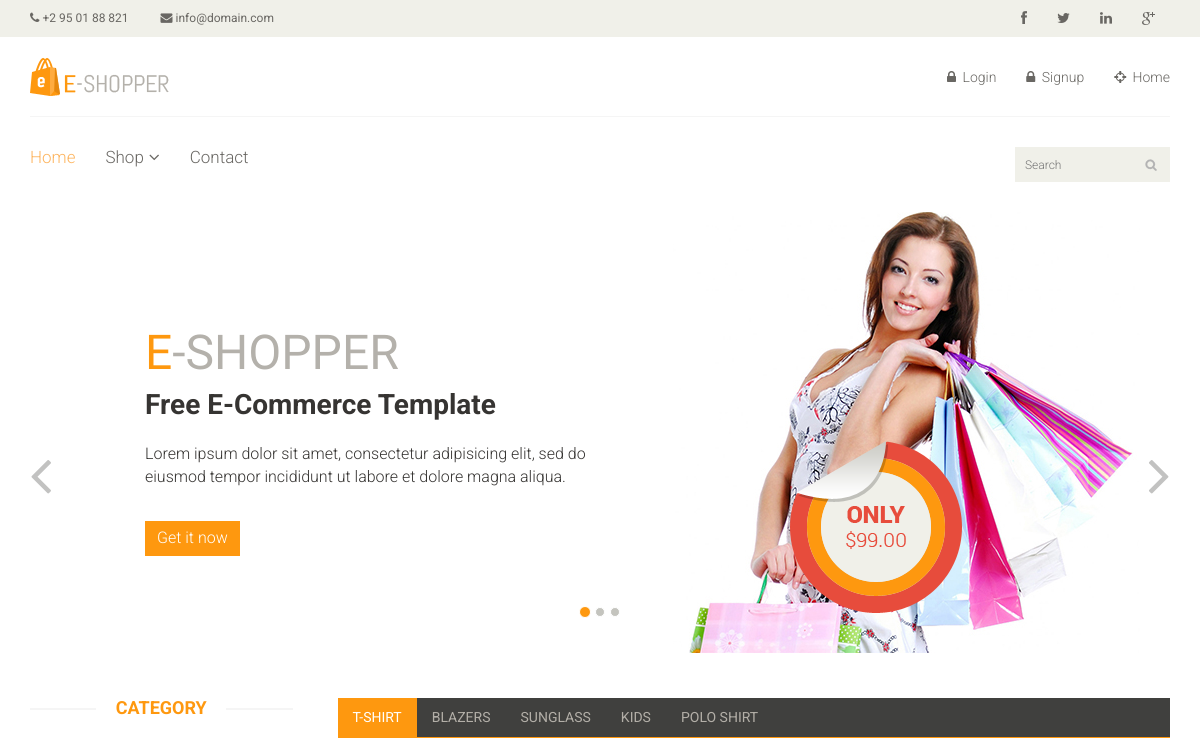
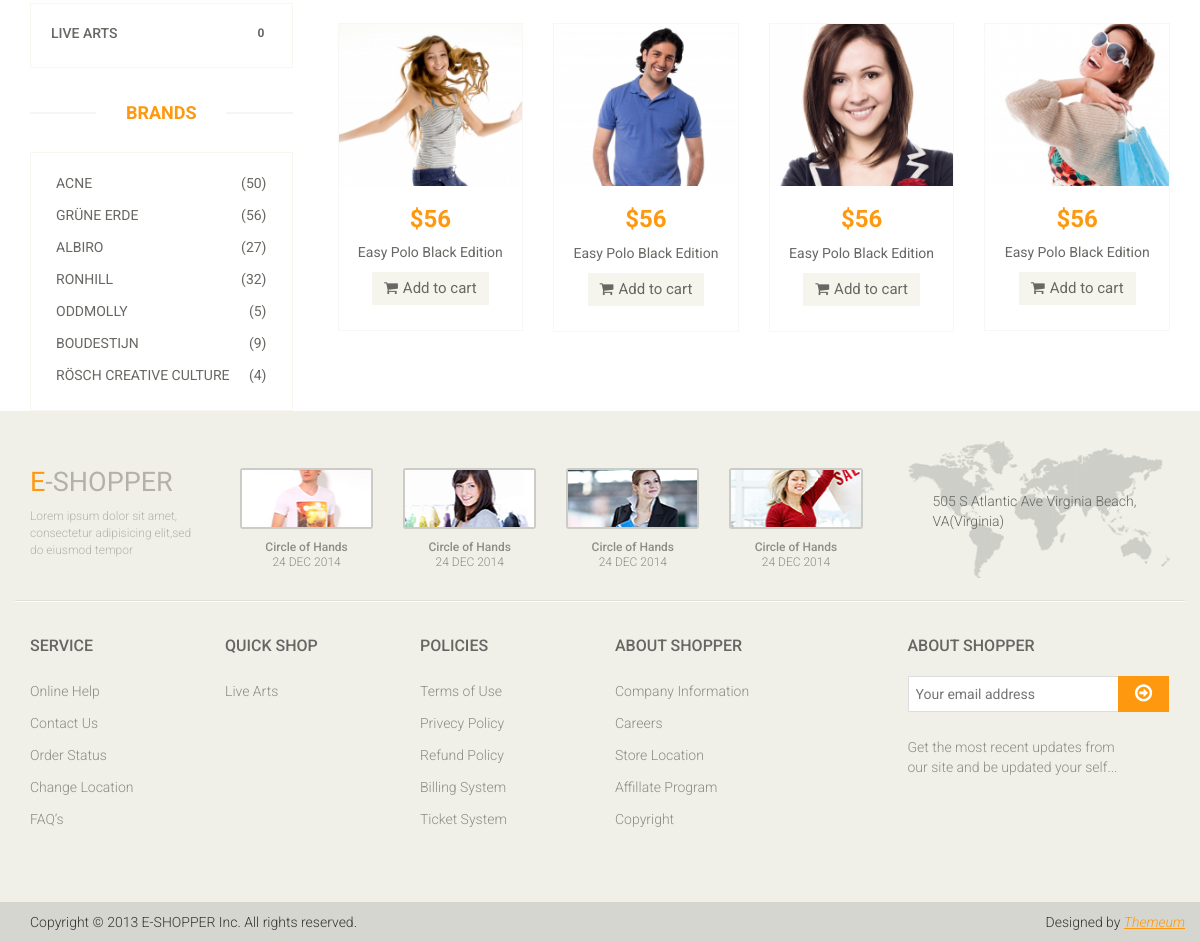
The app's page /, older data (2 pictures, top to bottom).
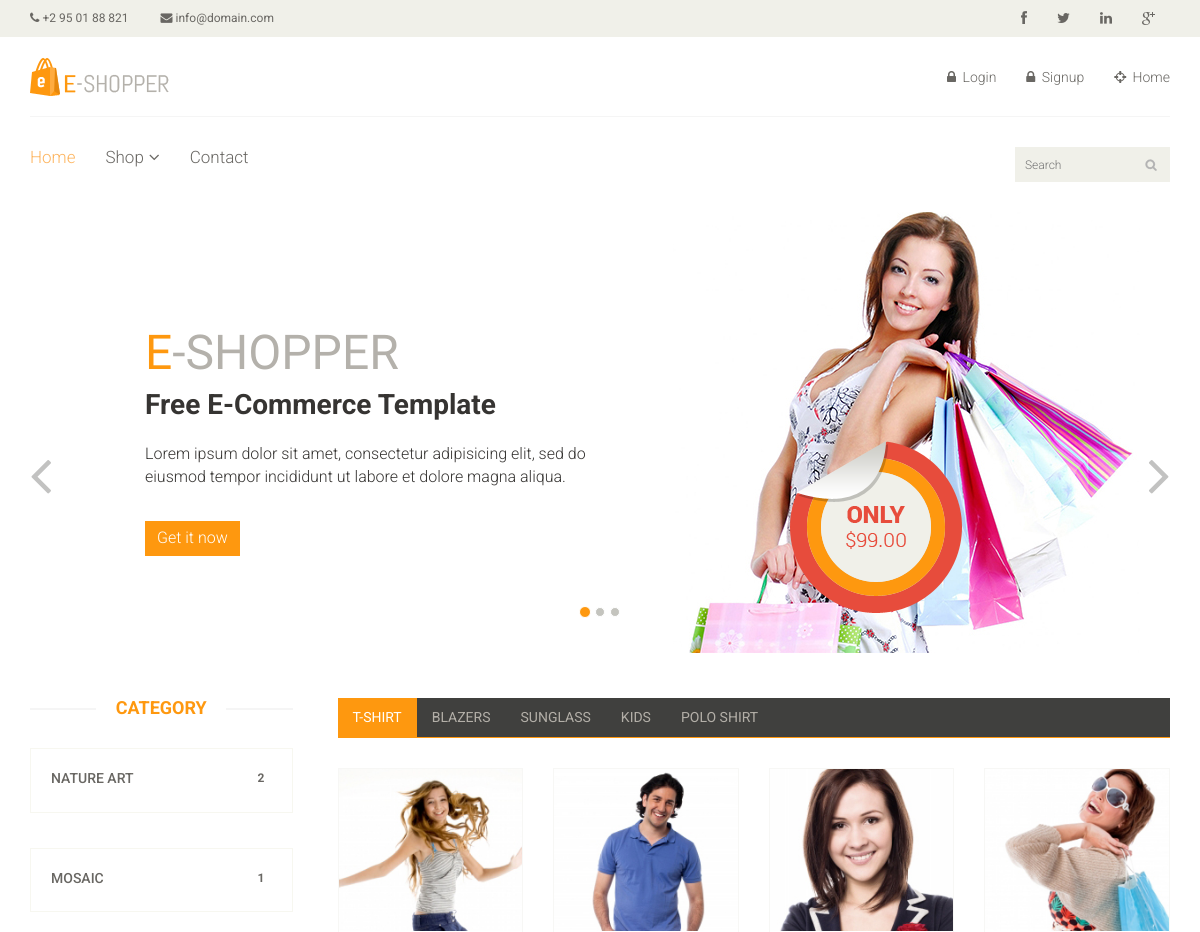
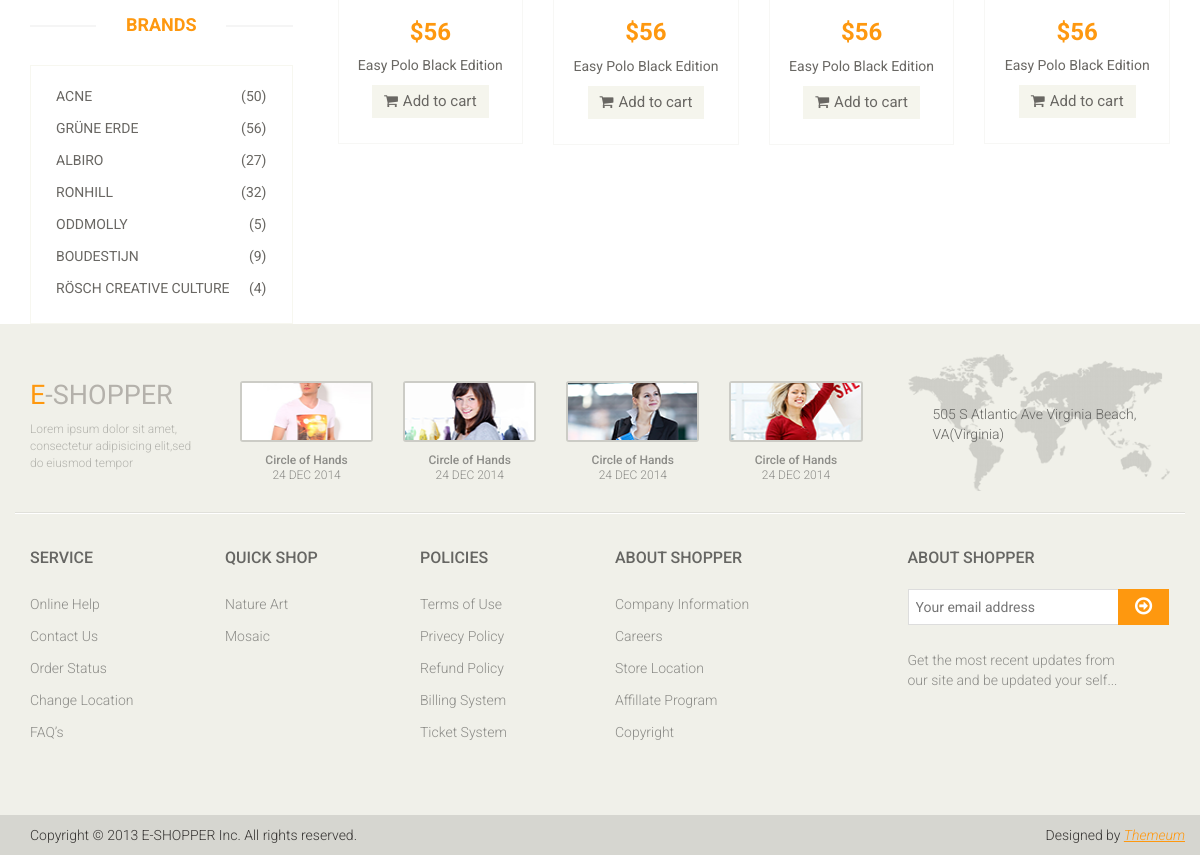
The same page, newer data (2 pictures, top to bottom).
### artapp/models.py (models this page shows, shortened)
class Category(models.Model):
    name = models.CharField(max_length=150, blank=False)
    description = models.TextField(max_length=1500, blank=False)

### userapp/views.py (the view)
# urls.py: path('',home_view, name='home'),
def home_view(request):
    print(request.user)
    user= Custombaseuser.objects.filter(id=request.user.pk).first()
    art = Artproduct.objects.filter(owner__pk=request.user.pk)
    category = Category.objects.all()
    print(art)
    context={'user':user,'art':art,'category':category}
    return render(request, 'index.html', context)

### artapp/models.py (called while the page is built)
    def get_absolute_url(self):
        return reverse('product_view',kwargs={"id":self.name})

    def __str__(self):
        return f'{self.name}'

### artapp/templatetags/artproductserializer.py (called while the page is built)
@register.filter
def artproduct_count(value):
    countval = Artproduct.objects.filter(category_id=value)
    return countval.count()

@register.filter
def artproduct_loop(value):
    countval = Artproduct.objects.filter(category_id=value)
    return countval

### templates/index.html (shortened to what this page needs)
{% load static %}
{% load artproductserializer %}
<!DOCTYPE html>
<html lang="en">
<head>
	<link href="{% static 'css/bootstrap.min.css' %}" rel="stylesheet">
	<link href="{% static 'css/font-awesome.min.css' %}" rel="stylesheet">
	<link href="{% static 'css/prettyPhoto.css' %}" rel="stylesheet">
	<link href="{% static 'css/price-range.css' %}" rel="stylesheet">
	<link href="{% static 'css/animate.css' %}" rel="stylesheet">
	<link href="{% static 'css/main.css' %}" rel="stylesheet">
	<link href="{% static 'css/responsive.css' %}" rel="stylesheet">
</head>
<body>
	<header id="header">
		{% block header_top %}
		<div class="header_top">
			<div class="container">
				<div class="row">
					<div class="col-sm-6">
						<div class="contactinfo">
							<ul class="nav nav-pills">
								<li><a href="#"><i class="fa fa-phone"></i> +2 95 01 88 821</a></li>
								<li><a href="#"><i class="fa fa-envelope"></i> info@domain.com</a></li>
							</ul>
						</div>
					</div>
					<div class="col-sm-6">
						<div class="social-icons pull-right">
							<ul class="nav navbar-nav">
								<li><a href="#"><i class="fa fa-facebook"></i></a></li>
								<li><a href="#"><i class="fa fa-twitter"></i></a></li>
								<li><a href="#"><i class="fa fa-linkedin"></i></a></li>
								<li><a href="#"><i class="fa fa-google-plus"></i></a></li>
							</ul>
						</div>
					</div>
				</div>
			</div>
		</div>
		{% endblock header_top %}
		{% block header_middle %}
		<div class="header-middle">
			<div class="container">
				<div class="row">
					<div class="col-sm-4">
						<div class="logo pull-left">
							<a href="index.html"><img src="images/home/logo.png" alt="LOGO" /></a>
						</div>
					</div>
					<div class="col-sm-8">
						<div class="shop-menu pull-right">
							<ul class="nav navbar-nav">
								{% if request.user.is_authenticated %}
								<li><a href="#"><i class="fa fa-user"></i> Account</a></li>
								<li><a href="#"><i class="fa fa-star"></i> Wishlist</a></li>
								<li><a href="checkout.html"><i class="fa fa-crosshairs"></i> Checkout</a></li>
								<li><a href="cart.html"><i class="fa fa-shopping-cart"></i> Cart</a></li>
								{%else%}
								<li><a href="{% url 'login' %}"><i class="fa fa-lock"></i> Login</a></li>
								<li><a href="{% url 'signup' %}"><i class="fa fa-lock"></i> Signup</a></li>
								<li><a href="{% url 'home' %}"><i class="fa fa-crosshairs"></i> Home</a></li>
								{%endif%}
							</ul>
						</div>
					</div>
				</div>
			</div>
		</div>
		{% endblock header_middle %}
		{% block header_bottom %}
		<div class="header-bottom">
			<div class="container">
				<div class="row">
					<div class="col-sm-9">
						<div class="mainmenu pull-left">
							<ul class="nav navbar-nav collapse navbar-collapse">
								<li><a href="index.html" class="active">Home</a></li>
								<li class="dropdown"><a href="#">Shop<i class="fa fa-angle-down"></i></a>
								</li>
								<li><a href="contact-us.html">Contact</a></li>
							</ul>
						</div>
					</div>
					<div class="col-sm-3">
						<div class="search_box pull-right">
							<input type="text" placeholder="Search" />
						</div>
					</div>
				</div>
			</div>
		</div>
		{% endblock header_bottom %}
	</header>
	{% block slider %}
	<section id="slider">
		<div class="container">
			<div class="row">
				<div class="col-sm-12">
					<div id="slider-carousel" class="carousel slide" data-ride="carousel">
						<ol class="carousel-indicators">
							<li data-target="#slider-carousel" data-slide-to="0" class="active"></li>
							<li data-target="#slider-carousel" data-slide-to="1"></li>
							<li data-target="#slider-carousel" data-slide-to="2"></li>
						</ol>
						<div class="carousel-inner">
							<div class="item active">
								<div class="col-sm-6">
									<h1><span>E</span>-SHOPPER</h1>
									<h2>Free E-Commerce Template</h2>
									<p>Lorem ipsum dolor sit amet, consectetur adipisicing elit, sed do eiusmod tempor
										incididunt ut labore et dolore magna aliqua. </p>
									<button type="button" class="btn btn-default get">Get it now</button>
								</div>
								<div class="col-sm-6">
									<img src="images/home/girl1.jpg" class="girl img-responsive" alt="" />
									<img src="images/home/pricing.png" class="pricing" alt="" />
								</div>
							</div>
						</div>
						<a href="#slider-carousel" class="left control-carousel hidden-xs" data-slide="prev">
							<i class="fa fa-angle-left"></i>
						</a>
						<a href="#slider-carousel" class="right control-carousel hidden-xs" data-slide="next">
							<i class="fa fa-angle-right"></i>
						</a>
					</div>
				</div>
			</div>
		</div>
	</section>
	{% endblock slider %}
	<section>
		<div class="container">
			<div class="row">
				<div class="col-sm-3">
					<div class="left-sidebar">
						{% block category %}
						<h2>Category</h2>
						{%for i in category%}
						<div class="panel-group category-products" id="accordian">
							<div class="panel panel-default">
								<div class="panel-heading">
									<h4 class="panel-title">
										<a data-toggle="collapse" data-parent="#accordian" href="#{{i.id}}">
											<span class="badge pull-right">{{ i.id|artproduct_count }}</span>
											{{i.name}}
										</a>
									</h4>
								</div>
							</div>
						</div>
						{%endfor%}
						{% endblock category %}
						{% block brands %}
						<div class="brands_products">
							<h2>Brands</h2>
							<div class="brands-name">
								<ul class="nav nav-pills nav-stacked">
									<li><a href="#"> <span class="pull-right">(50)</span>Acne</a></li>
									<li><a href="#"> <span class="pull-right">(56)</span>Grüne Erde</a></li>
									<li><a href="#"> <span class="pull-right">(27)</span>Albiro</a></li>
									<li><a href="#"> <span class="pull-right">(32)</span>Ronhill</a></li>
									<li><a href="#"> <span class="pull-right">(5)</span>Oddmolly</a></li>
									<li><a href="#"> <span class="pull-right">(9)</span>Boudestijn</a></li>
									<li><a href="#"> <span class="pull-right">(4)</span>Rösch creative culture</a></li>
								</ul>
							</div>
						</div>
						{% endblock brands %}
					</div>
				</div>
				{% block tabular_display %}
				<div class="col-sm-9 padding-right">
					<div class="category-tab">
						<div class="col-sm-12">
							<ul class="nav nav-tabs">
								<li class="active"><a href="#tshirt" data-toggle="tab">T-Shirt</a></li>
								<li><a href="#blazers" data-toggle="tab">Blazers</a></li>
								<li><a href="#sunglass" data-toggle="tab">Sunglass</a></li>
								<li><a href="#kids" data-toggle="tab">Kids</a></li>
								<li><a href="#poloshirt" data-toggle="tab">Polo shirt</a></li>
							</ul>
						</div>
						<div class="tab-content">
							<div class="tab-pane fade active in" id="tshirt">
								<div class="col-sm-3">
									<div class="product-image-wrapper">
										<div class="single-products">
											<div class="productinfo text-center">
												<img src="images/home/gallery1.jpg" alt="" />
												<h2>$56</h2>
												<p>Easy Polo Black Edition</p>
												<a href="#" class="btn btn-default add-to-cart"><i
														class="fa fa-shopping-cart"></i>Add to cart</a>
											</div>
										</div>
									</div>
								</div>
								<div class="col-sm-3">
									<div class="product-image-wrapper">
										<div class="single-products">
											<div class="productinfo text-center">
												<img src="images/home/gallery2.jpg" alt="" />
												<h2>$56</h2>
												<p>Easy Polo Black Edition</p>
												<a href="#" class="btn btn-default add-to-cart"><i
														class="fa fa-shopping-cart"></i>Add to cart</a>
											</div>
										</div>
									</div>
								</div>
								<div class="col-sm-3">
									<div class="product-image-wrapper">
										<div class="single-products">
											<div class="productinfo text-center">
												<img src="images/home/gallery3.jpg" alt="" />
												<h2>$56</h2>
												<p>Easy Polo Black Edition</p>
												<a href="#" class="btn btn-default add-to-cart"><i
														class="fa fa-shopping-cart"></i>Add to cart</a>
											</div>
										</div>
									</div>
								</div>
								<div class="col-sm-3">
									<div class="product-image-wrapper">
										<div class="single-products">
											<div class="productinfo text-center">
												<img src="images/home/gallery4.jpg" alt="" />
												<h2>$56</h2>
												<p>Easy Polo Black Edition</p>
												<a href="#" class="btn btn-default add-to-cart"><i
														class="fa fa-shopping-cart"></i>Add to cart</a>
											</div>
										</div>
									</div>
								</div>
							</div>
						</div>
					</div>
				</div>
				{% endblock tabular_display %}
			</div>
		</div>
	</section>
	{% block footer%}
	<footer id="footer">
		<div class="footer-top">
			<div class="container">
				<div class="row">
					<div class="col-sm-2">
						<div class="companyinfo">
							<h2><span>e</span>-shopper</h2>
							<p>Lorem ipsum dolor sit amet, consectetur adipisicing elit,sed do eiusmod tempor</p>
						</div>
					</div>
					<div class="col-sm-7">
						<div class="col-sm-3">
							<div class="video-gallery text-center">
								<a href="#">
									<div class="iframe-img">
										<img src="images/home/iframe1.png" alt="" />
									</div>
								</a>
								<p>Circle of Hands</p>
								<h2>24 DEC 2014</h2>
							</div>
						</div>
						<div class="col-sm-3">
							<div class="video-gallery text-center">
								<a href="#">
									<div class="iframe-img">
										<img src="images/home/iframe2.png" alt="" />
									</div>
								</a>
								<p>Circle of Hands</p>
								<h2>24 DEC 2014</h2>
							</div>
						</div>
						<div class="col-sm-3">
							<div class="video-gallery text-center">
								<a href="#">
									<div class="iframe-img">
										<img src="images/home/iframe3.png" alt="" />
									</div>
								</a>
								<p>Circle of Hands</p>
								<h2>24 DEC 2014</h2>
							</div>
						</div>
						<div class="col-sm-3">
							<div class="video-gallery text-center">
								<a href="#">
									<div class="iframe-img">
										<img src="images/home/iframe4.png" alt="" />
									</div>
								</a>
								<p>Circle of Hands</p>
								<h2>24 DEC 2014</h2>
							</div>
						</div>
					</div>
					<div class="col-sm-3">
						<div class="address">
							<img src="images/home/map.png" alt="" />
							<p>505 S Atlantic Ave Virginia Beach, VA(Virginia)</p>
						</div>
					</div>
				</div>
			</div>
		</div>
		<div class="footer-widget">
			<div class="container">
				<div class="row">
					<div class="col-sm-2">
						<div class="single-widget">
							<h2>Service</h2>
							<ul class="nav nav-pills nav-stacked">
								<li><a href="#">Online Help</a></li>
								<li><a href="#">Contact Us</a></li>
								<li><a href="#">Order Status</a></li>
								<li><a href="#">Change Location</a></li>
								<li><a href="#">FAQ’s</a></li>
							</ul>
						</div>
					</div>
					<div class="col-sm-2">
						<div class="single-widget">
							<h2>Quick Shop</h2>
							<ul class="nav nav-pills nav-stacked">
								{% for i in category %}
								<li><a href="#">{{i.name}}</a></li>
								{%endfor%}
							</ul>
						</div>
					</div>
					<div class="col-sm-2">
						<div class="single-widget">
							<h2>Policies</h2>
							<ul class="nav nav-pills nav-stacked">
								<li><a href="#">Terms of Use</a></li>
								<li><a href="#">Privecy Policy</a></li>
								<li><a href="#">Refund Policy</a></li>
								<li><a href="#">Billing System</a></li>
								<li><a href="#">Ticket System</a></li>
							</ul>
						</div>
					</div>
					<div class="col-sm-2">
						<div class="single-widget">
							<h2>About Shopper</h2>
							<ul class="nav nav-pills nav-stacked">
								<li><a href="#">Company Information</a></li>
								<li><a href="#">Careers</a></li>
								<li><a href="#">Store Location</a></li>
								<li><a href="#">Affillate Program</a></li>
								<li><a href="#">Copyright</a></li>
							</ul>
						</div>
					</div>
					<div class="col-sm-3 col-sm-offset-1">
						<div class="single-widget">
							<h2>About Shopper</h2>
							<form action="#" class="searchform">
								<input type="text" placeholder="Your email address" />
								<button type="submit" class="btn btn-default"><i
										class="fa fa-arrow-circle-o-right"></i></button>
								<p>Get the most recent updates from <br />our site and be updated your self...</p>
							</form>
						</div>
					</div>
				</div>
			</div>
		</div>
		<div class="footer-bottom">
			<div class="container">
				<div class="row">
					<p class="pull-left">Copyright © 2013 E-SHOPPER Inc. All rights reserved.</p>
					<p class="pull-right">Designed by <span><a target="_blank"
								href="http://www.themeum.com">Themeum</a></span></p>
				</div>
			</div>
		</div>
	</footer>
	{%endblock footer%}
</body>
</html>

Row changes from the older to the newer data that the page shows:
changed Category: id|artproduct_count "0" → "2"; name "LIVE ARTS" → "NATURE ART"; name "Live Arts" → "Nature Art"
added Category: id|artproduct_count "1", name "MOSAIC", name "Mosaic"
